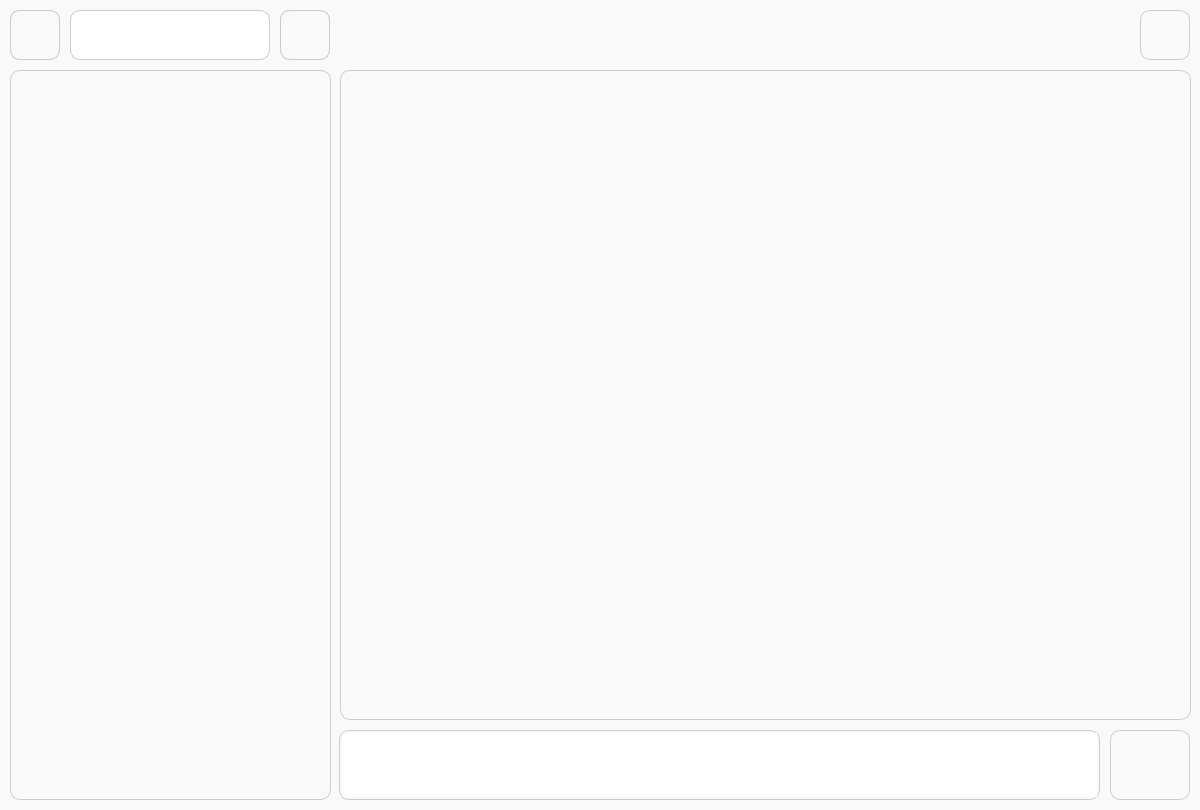
<?xml version="1.0" encoding="UTF-8"?>
<ui version="4.0">
 <class>ChatForm</class>
 <widget class="QMainWindow" name="ChatForm">
  <property name="geometry">
   <rect>
    <x>0</x>
    <y>0</y>
    <width>1200</width>
    <height>810</height>
   </rect>
  </property>
  <property name="minimumSize">
   <size>
    <width>1200</width>
    <height>810</height>
   </size>
  </property>
  <property name="maximumSize">
   <size>
    <width>1200</width>
    <height>810</height>
   </size>
  </property>
  <property name="windowTitle">
   <string>MainWindow</string>
  </property>
  <property name="styleSheet">
   <string notr="true">QMainWindow {background-color:rgb(249, 249, 249)}
QPushButton {background-color:rgb(249, 249, 249);  color:rgb(28, 94, 217); border-radius: 10px;border: 1px solid #CCCCCC;}
QPushButton:hover {background-color:rgb(230, 230, 230);}
QPushButton:pressed {background-color:rgb(212, 212, 212);}
QLineEdit {padding: 5; border-radius: 10px;border: 1px solid #CCCCCC;font: 25 14pt &quot;Yu Gothic UI Light&quot;;}
QListWidget {background-color:rgb(249, 249, 249);  color:rgb(28, 94, 217); border-radius: 10px;border: 1px solid #CCCCCC;}
QLabel {color: rgb(28, 94, 217);}
QPlainTextEdit {padding: 2; border-radius: 10px;border: 1px solid #CCCCCC;font: 25 14pt &quot;Yu Gothic UI Light&quot;;}
</string>
  </property>
  <widget class="QWidget" name="centralwidget">
   <widget class="QListWidget" name="chats">
    <property name="geometry">
     <rect>
      <x>10</x>
      <y>70</y>
      <width>321</width>
      <height>730</height>
     </rect>
    </property>
    <property name="iconSize">
     <size>
      <width>30</width>
      <height>30</height>
     </size>
    </property>
   </widget>
   <widget class="QLineEdit" name="find_user">
    <property name="geometry">
     <rect>
      <x>70</x>
      <y>10</y>
      <width>200</width>
      <height>50</height>
     </rect>
    </property>
    <property name="styleSheet">
     <string notr="true"/>
    </property>
    <property name="text">
     <string/>
    </property>
    <property name="dragEnabled">
     <bool>false</bool>
    </property>
    <property name="readOnly">
     <bool>false</bool>
    </property>
    <property name="clearButtonEnabled">
     <bool>true</bool>
    </property>
   </widget>
   <widget class="QListWidget" name="messages">
    <property name="geometry">
     <rect>
      <x>340</x>
      <y>70</y>
      <width>851</width>
      <height>650</height>
     </rect>
    </property>
    <property name="iconSize">
     <size>
      <width>30</width>
      <height>30</height>
     </size>
    </property>
   </widget>
   <widget class="QPushButton" name="send_message">
    <property name="geometry">
     <rect>
      <x>1110</x>
      <y>730</y>
      <width>80</width>
      <height>70</height>
     </rect>
    </property>
    <property name="text">
     <string/>
    </property>
    <property name="iconSize">
     <size>
      <width>40</width>
      <height>40</height>
     </size>
    </property>
   </widget>
   <widget class="QPlainTextEdit" name="message_text">
    <property name="geometry">
     <rect>
      <x>339</x>
      <y>730</y>
      <width>761</width>
      <height>70</height>
     </rect>
    </property>
    <property name="styleSheet">
     <string notr="true"/>
    </property>
   </widget>
   <widget class="QPushButton" name="find_user_button">
    <property name="geometry">
     <rect>
      <x>280</x>
      <y>10</y>
      <width>50</width>
      <height>50</height>
     </rect>
    </property>
    <property name="text">
     <string/>
    </property>
    <property name="iconSize">
     <size>
      <width>30</width>
      <height>30</height>
     </size>
    </property>
   </widget>
   <widget class="QLabel" name="no_user_label">
    <property name="geometry">
     <rect>
      <x>60</x>
      <y>330</y>
      <width>171</width>
      <height>41</height>
     </rect>
    </property>
    <property name="styleSheet">
     <string notr="true">font: 25 15pt &quot;Yu Gothic UI Light&quot;;</string>
    </property>
    <property name="text">
     <string/>
    </property>
   </widget>
   <widget class="QLabel" name="chat_name_lanel">
    <property name="geometry">
     <rect>
      <x>340</x>
      <y>6</y>
      <width>281</width>
      <height>41</height>
     </rect>
    </property>
    <property name="styleSheet">
     <string notr="true">font: 63 14pt &quot;Yu Gothic UI Semibold&quot;;</string>
    </property>
    <property name="text">
     <string/>
    </property>
   </widget>
   <widget class="QLabel" name="last_activite_label">
    <property name="geometry">
     <rect>
      <x>341</x>
      <y>30</y>
      <width>281</width>
      <height>41</height>
     </rect>
    </property>
    <property name="styleSheet">
     <string notr="true">font: 10pt &quot;Yu Gothic UI Semilight&quot;;</string>
    </property>
    <property name="text">
     <string/>
    </property>
   </widget>
   <widget class="QPushButton" name="chat_settings">
    <property name="geometry">
     <rect>
      <x>1140</x>
      <y>10</y>
      <width>50</width>
      <height>50</height>
     </rect>
    </property>
    <property name="text">
     <string/>
    </property>
    <property name="iconSize">
     <size>
      <width>30</width>
      <height>30</height>
     </size>
    </property>
   </widget>
   <widget class="QPushButton" name="menu_button">
    <property name="geometry">
     <rect>
      <x>10</x>
      <y>10</y>
      <width>50</width>
      <height>50</height>
     </rect>
    </property>
    <property name="text">
     <string/>
    </property>
    <property name="iconSize">
     <size>
      <width>30</width>
      <height>30</height>
     </size>
    </property>
   </widget>
   <widget class="QWidget" name="menu" native="true">
    <property name="enabled">
     <bool>true</bool>
    </property>
    <property name="geometry">
     <rect>
      <x>10</x>
      <y>10</y>
      <width>321</width>
      <height>61</height>
     </rect>
    </property>
    <widget class="QPushButton" name="log_out">
     <property name="geometry">
      <rect>
       <x>270</x>
       <y>0</y>
       <width>50</width>
       <height>50</height>
      </rect>
     </property>
     <property name="text">
      <string/>
     </property>
     <property name="iconSize">
      <size>
       <width>30</width>
       <height>30</height>
      </size>
     </property>
    </widget>
    <widget class="QLabel" name="username_label">
     <property name="geometry">
      <rect>
       <x>60</x>
       <y>0</y>
       <width>201</width>
       <height>51</height>
      </rect>
     </property>
     <property name="styleSheet">
      <string notr="true">padding: 8; font: 63 14pt &quot;Yu Gothic UI Semibold&quot;;</string>
     </property>
     <property name="text">
      <string/>
     </property>
     <property name="alignment">
      <set>Qt::AlignLeading|Qt::AlignLeft|Qt::AlignVCenter</set>
     </property>
    </widget>
    <widget class="QPushButton" name="avatar">
     <property name="geometry">
      <rect>
       <x>0</x>
       <y>0</y>
       <width>50</width>
       <height>50</height>
      </rect>
     </property>
     <property name="text">
      <string/>
     </property>
     <property name="iconSize">
      <size>
       <width>40</width>
       <height>40</height>
      </size>
     </property>
    </widget>
   </widget>
  </widget>
 </widget>
 <resources/>
 <connections/>
</ui>
